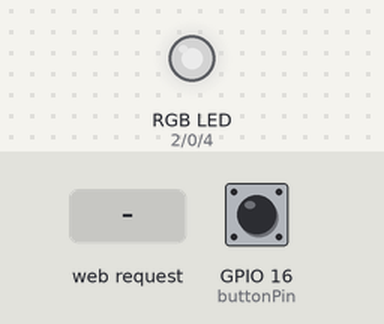
This program was run on a simulated ESP8266 (NodeMCU). Parts: an RGB LED mixed from three pins (HIGH = lit). The test bench sets the inputs (shaded band); at power-on: GPIO 16 (buttonPin) LOW. Dim RGB values are drawn brighter than linear; WiFi joins after 1.5 s; servers stay silent unless stated; random numbers use the default seed unless the program sets one; the audio player accepts every command and is not drawn; what the program prints to the serial monitor is not drawn.

Above: at 0.1 s.
At 1.6 s:
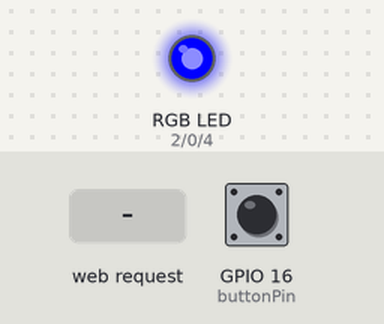
At 3.2 s:
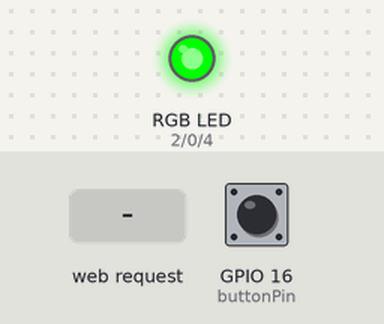
3.3 s: HTTP request GET /BTN=ON received
4.8 s: HTTP request GET /BTN=OFF received
Timing chart, 0 to 7.8 s (numbered marks = the images above; inputs shaded):
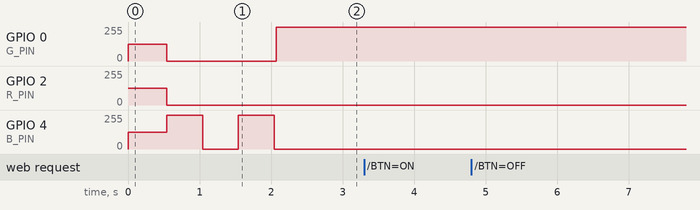

Measured:
- after the input at 3.3 s, every drawn part: stays the same
- after the input at 4.8 s, every drawn part: stays the same

The program:

main.cpp
```cpp
#include <Arduino.h>

#include "SoftwareSerial.h"      // pour les communications series avec le DFplayer
#include "DFRobotDFPlayerMini.h" // bibliotheque pour le DFPlayer
#include <ESP8266WiFi.h>         // Le wifi ou quoi

const char *ssid = "CC C T-O";
const char *password = "gnocchis";

// PIN qui serviront pour la communication série sur le WEMOS
SoftwareSerial mySoftwareSerial(14, 12); // RX, TX ( wemos D2,D8 ou 4,15 GPIO )  ou Tx,RX ( Dfplayer )
DFRobotDFPlayerMini myDFPlayer;          // init player

const int buttonPin = 16;

const int B_PIN = 4;
const int G_PIN = 0;
const int R_PIN = 2;

bool isPressed = false;
bool isOn = false;

int retries = 0;
bool wifiConnected = false;

int maxIndex = 0;

WiFiServer server(80);

void setRGBLight(int red, int green, int blue)
{
  analogWrite(R_PIN, red);
  analogWrite(G_PIN, green);
  analogWrite(B_PIN, blue);
}

void toggleLed(int red, int green, int blue)
{
  if (isOn)
  {
    setRGBLight(red, green, blue);
    isOn = false;
  }
  else
  {
    setRGBLight(0, 0, 0);
    isOn = true;
  }
}

void setup()
{
  mySoftwareSerial.begin(9600);
  Serial.begin(9600);

  pinMode(buttonPin, INPUT);

  pinMode(R_PIN, OUTPUT);
  pinMode(G_PIN, OUTPUT);
  pinMode(B_PIN, OUTPUT);

  setRGBLight(127, 127, 127);

  // Verification du lecteur MP3
  if (!myDFPlayer.begin(mySoftwareSerial))
  { // Utilisation de  softwareSerial pour communiquer
    Serial.println(F("Pb communication:"));
    Serial.println(F("1.SVP verifier connexion serie!"));
    Serial.println(F("2.SVP verifier SDcard !"));
    while (true)
      ;
  }

  Serial.println(F("DFPlayer Mini En ligne !"));

  myDFPlayer.setTimeOut(500); // Définit un temps de time out sur la communication série à 500 ms

  //----Controle volume----
  myDFPlayer.volume(15); // ( valeur de 0 à 30 )
  // ---- indique d'utiliser le player de carte SD interne
  myDFPlayer.outputDevice(DFPLAYER_DEVICE_SD);

  // optionel , permet d'afficher quelques infos
  Serial.println(myDFPlayer.readFileCounts());        // Le nombre total de fichier mp3 sur la carte ( dossier inclus )
  Serial.println(myDFPlayer.readCurrentFileNumber()); // l'index courant

  maxIndex = myDFPlayer.readFileCounts() + 1;

  myDFPlayer.play(1);

  // Connection au wifi
  setRGBLight(0, 0, 255);

  Serial.println();
  Serial.print("Connecting to ");
  Serial.println(ssid);

  WiFi.begin(ssid, password);

  while (WiFi.status() != WL_CONNECTED && retries < 30)
  {
    delay(500);
    toggleLed(0, 0, 255);
    Serial.print(".");

    retries++;
  }

  if (retries < 30)
  {
    wifiConnected = true;

    Serial.println("Connecté !");

    // Démmarage du serveur
    server.begin();
    Serial.println("Serveur ok !");

    Serial.print("Utilisez cette adresse pour la connexion :");
    Serial.print("http://");
    Serial.print(WiFi.localIP());
    Serial.println("/");

    setRGBLight(0, 255, 0);
  }
  else
  {
    Serial.println("Impossible de se connecter au Wifi :(");
    setRGBLight(255, 0, 0);
  }
}

void loop()
{
  if (digitalRead(buttonPin) == HIGH && !isPressed)
  {
    int randomNumber = random(2, maxIndex);
    myDFPlayer.play(randomNumber);

    isPressed = true;
  }
  else if (digitalRead(buttonPin) == LOW && isPressed)
  {
    isPressed = false;
  }

  if (wifiConnected)
  {
    WiFiClient client;

    // Vérification si le client est connecté.
    client = server.available();
    if (!client)
    {
      return;
    }

    // Attendre si le client envoie des données ...
    Serial.println("nouveau client");
    while (!client.available())
    {
      delay(1);
    }

    String request = client.readStringUntil('\r');
    Serial.println(request);
    client.flush();

    int value = LOW;
    if (request.indexOf("/BTN=ON") != -1)
    {
      value = HIGH;

      int randomNumber = random(2, maxIndex);
      myDFPlayer.play(randomNumber);
    }
    if (request.indexOf("/BTN=OFF") != -1)
    {
      value = LOW;

      int randomNumber = random(2, maxIndex);
      myDFPlayer.play(randomNumber);
    }

    // Réponse
    client.println("HTTP/1.1 200 OK");
    client.println("Content-Type: text/html");
    client.println("");
    client.println("<!DOCTYPE HTML>");
    client.println("<html>");
    client.println("<head>");
    client.println("<meta charset=\"UTF-8\" />");
    client.println("<meta http-equiv=\"X-UA-Compatible\" content=\"IE=edge\" />");
    client.println("<meta name=\"viewport\" content=\"width=device-width, initial-scale=1.0\" />");
    client.println("<link rel=\"preconnect\" href=\"https://fonts.googleapis.com\" />");
    client.println("<link rel=\"preconnect\" href=\"https://fonts.gstatic.com\" crossorigin />");
    client.println("<link href=\"https://fonts.googleapis.com/css2?family=Fredericka+the+Great&display=swap\" rel=\"stylesheet\"/>");
    client.println("<title>ARR</title>");
    client.println("<style>");
    client.println("body {");
    client.println("font-family: \"Fredericka the Great\", cursive;");
    client.println("margin: 0;");
    client.println("width: 100%;");
    client.println("height: 100vh;");
    client.println("display: flex;");
    client.println("flex-direction: column;");
    client.println("justify-content: center;");
    client.println("align-items: center;");
    client.println("align-content: center;");
    client.println("background-image: url(https://cdn.discordapp.com/attachments/455791465734602782/985571028841431151/motif.png);");
    client.println("background-repeat: repeat;");
    client.println("}");
    client.println("h1 {");
    client.println("font-size: 120px;");
    client.println("font-weight: normal;");
    client.println("margin-top: 0;");
    client.println("color: rgb(78, 67, 56);");
    client.println("}");
    client.println("button {");
    client.println("font-family: \"Fredericka the Great\", cursive;");
    client.println("font-size: 40px;");
    client.println("padding: 10px 40px;");
    client.println("border: solid rgb(80, 69, 58) 3px;");
    client.println("background: none;");
    client.println("color: rgb(58, 50, 41);");
    client.println("font-weight: bold;");
    client.println("transform: rotate(-4deg);");
    client.println("transition: 0.3s;");
    client.println("}");
    client.println("button:hover {");
    client.println("cursor: pointer;");
    client.println("transform: scale(0.99) rotate(-5deg);");
    client.println("}");
    client.println("button:active {");
    client.println("transform: scale(0.97) rotate(-2deg);");
    client.println("}");
    client.println("div {");
    client.println("position: fixed;");
    client.println("width: 100%;");
    client.println("height: 100%;");
    client.println("display: flex;");
    client.println("flex-direction: column;");
    client.println("justify-content: center;");
    client.println("align-items: center;");
    client.println("align-content: center;");
    client.println("background-image: url(https://cdn.discordapp.com/attachments/455791465734602782/985571029038534716/ARR.png);");
    client.println("background-repeat: no-repeat;");
    client.println("background-size: contain;");
    client.println("background-position: center;");
    client.println("filter: sepia(0.3);");
    client.println("opacity: 0.3;");
    client.println("z-index: -1;");
    client.println("}");
    client.println("@media screen and (max-width: 480px) {");
    client.println("h1 {");
    client.println("font-size: 80px;");
    client.println("}");
    client.println("button {");
    client.println("border: solid rgb(80, 69, 58) 2px;");
    client.println("font-size: 32px;");
    client.println("}");
    client.println("div {");
    client.println("background-size: cover;");
    client.println("}");
    client.println("}");
    client.println("</style>");
    client.println("</head>");
    client.println("<body>");
    client.println("<h1>Arr ?</h1>");
    client.println("<div></div>");

    if (value == HIGH)
    {
      // client.print("On");
      client.println("<a href=\"/BTN=OFF\"\"><button>ARR</button></a>");
    }
    else
    {
      // client.print("Off");
      client.println("<a href=\"/BTN=ON\"\"><button>ARR</button></a>");
    }
    client.println("</body>");
    client.println("</html>");

    delay(1);
    Serial.println("Client deconnecté");
    Serial.println("");
  }
}
```
